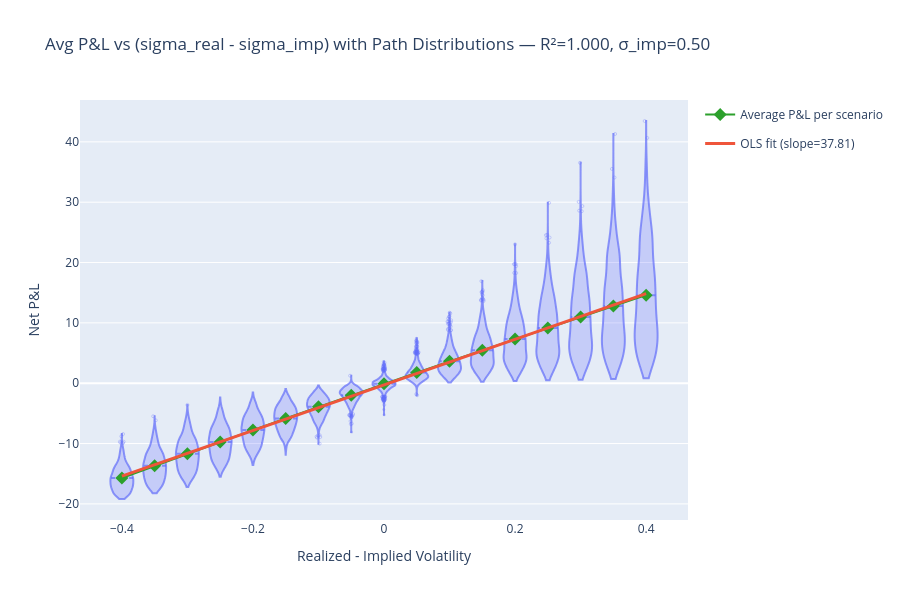

Notebook cell for this chart:
### Markdown cell above
## Sensitivity Heatmap: Realized vs Implied Vol
Average P&L over a grid of (σ_real, σ_imp).

### Code cell
diff_grid = np.linspace(-0.4, 0.4, 17)
sigma_imp_base = 0.5
records = []
all_returns = []

for diff in diff_grid:
    sigma_imp = sigma_imp_base
    sigma_real = sigma_imp + diff
    out = simulate_delta_hedge_paths_mc(
        S0=S0, K=K, r=r, sigma_real=sigma_real, sigma_imp=sigma_imp, T=T,
        n_steps=min(n_steps_default, 300), n_paths=1500, seed=GLOBAL_SEED+5,
        transaction_cost_bps=transaction_cost_bps
    )
    pnl = out['pnl']
    avg_pnl = pnl.mean()
    records.append({
        'sigma_real': sigma_real,
        'sigma_imp': sigma_imp,
        'diff': diff,
        'avg_pnl': avg_pnl
    })
    all_returns.append(
        pd.DataFrame({
            'diff': np.full_like(pnl, diff, dtype=float),
            'pnl': pnl
        })
    )

df = pd.DataFrame(records)
returns_df = pd.concat(all_returns, ignore_index=True)
X = np.vstack([np.ones(len(df)), df['diff'].values]).T
y = df['avg_pnl'].values
beta = np.linalg.lstsq(X, y, rcond=None)[0]
y_hat = X @ beta
residuals = y - y_hat
ss_res = np.sum(residuals**2)
ss_tot = np.sum((y - y.mean())**2)
r_squared = 1 - ss_res / ss_tot if ss_tot > 0 else np.nan

diff_range = np.linspace(df['diff'].min(), df['diff'].max(), 200)
reg_line = beta[0] + beta[1] * diff_range

fig5 = go.Figure()
for diff_value, group in returns_df.groupby('diff', sort=True):
    fig5.add_trace(
        go.Violin(
            x=np.full(len(group), diff_value),
            y=group['pnl'],
            name=f"{diff_value:.3f}",
            spanmode='hard',
            points='suspectedoutliers',
            pointpos=0,
            jitter=0.2,
            scalemode='width',
            width=0.035,
            meanline_visible=True,
            legendgroup='paths',
            fillcolor='rgba(99,110,250,0.25)',
            line=dict(color='rgba(99,110,250,0.7)'),
            marker=dict(size=3, opacity=0.5, color='rgba(99,110,250,0.6)'),
            hovertemplate="Diff=%{x:.3f}<br>P&L=%{y:.2f}<extra></extra>",
            showlegend=False
        )
    )

fig5.add_trace(
    go.Scatter(
        x=df['diff'],
        y=df['avg_pnl'],
        mode='lines+markers',
        name='Average P&L per scenario',
        marker=dict(size=10, color='#2CA02C', symbol='diamond'),
        line=dict(color='#2CA02C', width=2),
        legendgroup='averages',
        hovertemplate="Diff=%{x:.3f}<br>Avg P&L=%{y:.2f}<extra></extra>"
    )
)
fig5.add_trace(
    go.Scatter(
        x=diff_range,
        y=reg_line,
        mode='lines',
        name=f"OLS fit (slope={beta[1]:.2f})",
        line=dict(color='#EF553B', width=3),
        legendgroup='fit',
        hovertemplate="Diff=%{x:.3f}<br>OLS fit=%{y:.2f}<extra></extra>"
    )
)

fig5.update_layout(
    title=(
        "Avg P&L vs (sigma_real - sigma_imp) with Path Distributions "
        f"— R²={r_squared:.3f}, σ_imp={sigma_imp_base:.2f}"
    ),
    width=900,
    height=600,
    xaxis_title='Realized - Implied Volatility',
    yaxis_title='Net P&L',
    hovermode='closest',
    violingap=0.1,
    violinmode='overlay'
    )
fig5.update_xaxes(type='linear')
fig5.show()

### Figure 1 — Plotly figure (JSON) as saved in the notebook; plotly's stock layout.template omitted (floating-point values rounded to 4 significant figures; data arrays with more than 128 entries replaced by an {"elided": "..."} marker saying what was removed)
{"data": [{"fillcolor": "rgba(99,110,250,0.25)", "hovertemplate": "Diff=%{x:.3f}<br>P&L=%{y:.2f}<extra></extra>", "jitter": 0.2, "legendgroup": "paths", "line": {"color": "rgba(99,110,250,0.7)"}, "marker": {"color": "rgba(99,110,250,0.6)", "opacity": 0.5, "size": 3}, "meanline": {"visible": true}, "name": "-0.400", "pointpos": 0, "points": "suspectedoutliers", "scalemode": "width", "showlegend": false, "spanmode": "hard", "type": "violin", "width": 0.035, "x": {"elided": "1500 float values"}, "y": {"elided": "1500 float values"}}, {"fillcolor": "rgba(99,110,250,0.25)", "hovertemplate": "Diff=%{x:.3f}<br>P&L=%{y:.2f}<extra></extra>", "jitter": 0.2, "legendgroup": "paths", "line": {"color": "rgba(99,110,250,0.7)"}, "marker": {"color": "rgba(99,110,250,0.6)", "opacity": 0.5, "size": 3}, "meanline": {"visible": true}, "name": "-0.350", "pointpos": 0, "points": "suspectedoutliers", "scalemode": "width", "showlegend": false, "spanmode": "hard", "type": "violin", "width": 0.035, "x": {"elided": "1500 float values"}, "y": {"elided": "1500 float values"}}, {"fillcolor": "rgba(99,110,250,0.25)", "hovertemplate": "Diff=%{x:.3f}<br>P&L=%{y:.2f}<extra></extra>", "jitter": 0.2, "legendgroup": "paths", "line": {"color": "rgba(99,110,250,0.7)"}, "marker": {"color": "rgba(99,110,250,0.6)", "opacity": 0.5, "size": 3}, "meanline": {"visible": true}, "name": "-0.300", "pointpos": 0, "points": "suspectedoutliers", "scalemode": "width", "showlegend": false, "spanmode": "hard", "type": "violin", "width": 0.035, "x": {"elided": "1500 float values"}, "y": {"elided": "1500 float values"}}, {"fillcolor": "rgba(99,110,250,0.25)", "hovertemplate": "Diff=%{x:.3f}<br>P&L=%{y:.2f}<extra></extra>", "jitter": 0.2, "legendgroup": "paths", "line": {"color": "rgba(99,110,250,0.7)"}, "marker": {"color": "rgba(99,110,250,0.6)", "opacity": 0.5, "size": 3}, "meanline": {"visible": true}, "name": "-0.250", "pointpos": 0, "points": "suspectedoutliers", "scalemode": "width", "showlegend": false, "spanmode": "hard", "type": "violin", "width": 0.035, "x": {"elided": "1500 float values"}, "y": {"elided": "1500 float values"}}, {"fillcolor": "rgba(99,110,250,0.25)", "hovertemplate": "Diff=%{x:.3f}<br>P&L=%{y:.2f}<extra></extra>", "jitter": 0.2, "legendgroup": "paths", "line": {"color": "rgba(99,110,250,0.7)"}, "marker": {"color": "rgba(99,110,250,0.6)", "opacity": 0.5, "size": 3}, "meanline": {"visible": true}, "name": "-0.200", "pointpos": 0, "points": "suspectedoutliers", "scalemode": "width", "showlegend": false, "spanmode": "hard", "type": "violin", "width": 0.035, "x": {"elided": "1500 float values"}, "y": {"elided": "1500 float values"}}, {"fillcolor": "rgba(99,110,250,0.25)", "hovertemplate": "Diff=%{x:.3f}<br>P&L=%{y:.2f}<extra></extra>", "jitter": 0.2, "legendgroup": "paths", "line": {"color": "rgba(99,110,250,0.7)"}, "marker": {"color": "rgba(99,110,250,0.6)", "opacity": 0.5, "size": 3}, "meanline": {"visible": true}, "name": "-0.150", "pointpos": 0, "points": "suspectedoutliers", "scalemode": "width", "showlegend": false, "spanmode": "hard", "type": "violin", "width": 0.035, "x": {"elided": "1500 float values"}, "y": {"elided": "1500 float values"}}, {"fillcolor": "rgba(99,110,250,0.25)", "hovertemplate": "Diff=%{x:.3f}<br>P&L=%{y:.2f}<extra></extra>", "jitter": 0.2, "legendgroup": "paths", "line": {"color": "rgba(99,110,250,0.7)"}, "marker": {"color": "rgba(99,110,250,0.6)", "opacity": 0.5, "size": 3}, "meanline": {"visible": true}, "name": "-0.100", "pointpos": 0, "points": "suspectedoutliers", "scalemode": "width", "showlegend": false, "spanmode": "hard", "type": "violin", "width": 0.035, "x": {"elided": "1500 float values"}, "y": {"elided": "1500 float values"}}, {"fillcolor": "rgba(99,110,250,0.25)", "hovertemplate": "Diff=%{x:.3f}<br>P&L=%{y:.2f}<extra></extra>", "jitter": 0.2, "legendgroup": "paths", "line": {"color": "rgba(99,110,250,0.7)"}, "marker": {"color": "rgba(99,110,250,0.6)", "opacity": 0.5, "size": 3}, "meanline": {"visible": true}, "name": "-0.050", "pointpos": 0, "points": "suspectedoutliers", "scalemode": "width", "showlegend": false, "spanmode": "hard", "type": "violin", "width": 0.035, "x": {"elided": "1500 float values"}, "y": {"elided": "1500 float values"}}, {"fillcolor": "rgba(99,110,250,0.25)", "hovertemplate": "Diff=%{x:.3f}<br>P&L=%{y:.2f}<extra></extra>", "jitter": 0.2, "legendgroup": "paths", "line": {"color": "rgba(99,110,250,0.7)"}, "marker": {"color": "rgba(99,110,250,0.6)", "opacity": 0.5, "size": 3}, "meanline": {"visible": true}, "name": "0.000", "pointpos": 0, "points": "suspectedoutliers", "scalemode": "width", "showlegend": false, "spanmode": "hard", "type": "violin", "width": 0.035, "x": {"elided": "1500 float values"}, "y": {"elided": "1500 float values"}}, {"fillcolor": "rgba(99,110,250,0.25)", "hovertemplate": "Diff=%{x:.3f}<br>P&L=%{y:.2f}<extra></extra>", "jitter": 0.2, "legendgroup": "paths", "line": {"color": "rgba(99,110,250,0.7)"}, "marker": {"color": "rgba(99,110,250,0.6)", "opacity": 0.5, "size": 3}, "meanline": {"visible": true}, "name": "0.050", "pointpos": 0, "points": "suspectedoutliers", "scalemode": "width", "showlegend": false, "spanmode": "hard", "type": "violin", "width": 0.035, "x": {"elided": "1500 float values"}, "y": {"elided": "1500 float values"}}, {"fillcolor": "rgba(99,110,250,0.25)", "hovertemplate": "Diff=%{x:.3f}<br>P&L=%{y:.2f}<extra></extra>", "jitter": 0.2, "legendgroup": "paths", "line": {"color": "rgba(99,110,250,0.7)"}, "marker": {"color": "rgba(99,110,250,0.6)", "opacity": 0.5, "size": 3}, "meanline": {"visible": true}, "name": "0.100", "pointpos": 0, "points": "suspectedoutliers", "scalemode": "width", "showlegend": false, "spanmode": "hard", "type": "violin", "width": 0.035, "x": {"elided": "1500 float values"}, "y": {"elided": "1500 float values"}}, {"fillcolor": "rgba(99,110,250,0.25)", "hovertemplate": "Diff=%{x:.3f}<br>P&L=%{y:.2f}<extra></extra>", "jitter": 0.2, "legendgroup": "paths", "line": {"color": "rgba(99,110,250,0.7)"}, "marker": {"color": "rgba(99,110,250,0.6)", "opacity": 0.5, "size": 3}, "meanline": {"visible": true}, "name": "0.150", "pointpos": 0, "points": "suspectedoutliers", "scalemode": "width", "showlegend": false, "spanmode": "hard", "type": "violin", "width": 0.035, "x": {"elided": "1500 float values"}, "y": {"elided": "1500 float values"}}, {"fillcolor": "rgba(99,110,250,0.25)", "hovertemplate": "Diff=%{x:.3f}<br>P&L=%{y:.2f}<extra></extra>", "jitter": 0.2, "legendgroup": "paths", "line": {"color": "rgba(99,110,250,0.7)"}, "marker": {"color": "rgba(99,110,250,0.6)", "opacity": 0.5, "size": 3}, "meanline": {"visible": true}, "name": "0.200", "pointpos": 0, "points": "suspectedoutliers", "scalemode": "width", "showlegend": false, "spanmode": "hard", "type": "violin", "width": 0.035, "x": {"elided": "1500 float values"}, "y": {"elided": "1500 float values"}}, {"fillcolor": "rgba(99,110,250,0.25)", "hovertemplate": "Diff=%{x:.3f}<br>P&L=%{y:.2f}<extra></extra>", "jitter": 0.2, "legendgroup": "paths", "line": {"color": "rgba(99,110,250,0.7)"}, "marker": {"color": "rgba(99,110,250,0.6)", "opacity": 0.5, "size": 3}, "meanline": {"visible": true}, "name": "0.250", "pointpos": 0, "points": "suspectedoutliers", "scalemode": "width", "showlegend": false, "spanmode": "hard", "type": "violin", "width": 0.035, "x": {"elided": "1500 float values"}, "y": {"elided": "1500 float values"}}, {"fillcolor": "rgba(99,110,250,0.25)", "hovertemplate": "Diff=%{x:.3f}<br>P&L=%{y:.2f}<extra></extra>", "jitter": 0.2, "legendgroup": "paths", "line": {"color": "rgba(99,110,250,0.7)"}, "marker": {"color": "rgba(99,110,250,0.6)", "opacity": 0.5, "size": 3}, "meanline": {"visible": true}, "name": "0.300", "pointpos": 0, "points": "suspectedoutliers", "scalemode": "width", "showlegend": false, "spanmode": "hard", "type": "violin", "width": 0.035, "x": {"elided": "1500 float values"}, "y": {"elided": "1500 float values"}}, {"fillcolor": "rgba(99,110,250,0.25)", "hovertemplate": "Diff=%{x:.3f}<br>P&L=%{y:.2f}<extra></extra>", "jitter": 0.2, "legendgroup": "paths", "line": {"color": "rgba(99,110,250,0.7)"}, "marker": {"color": "rgba(99,110,250,0.6)", "opacity": 0.5, "size": 3}, "meanline": {"visible": true}, "name": "0.350", "pointpos": 0, "points": "suspectedoutliers", "scalemode": "width", "showlegend": false, "spanmode": "hard", "type": "violin", "width": 0.035, "x": {"elided": "1500 float values"}, "y": {"elided": "1500 float values"}}, {"fillcolor": "rgba(99,110,250,0.25)", "hovertemplate": "Diff=%{x:.3f}<br>P&L=%{y:.2f}<extra></extra>", "jitter": 0.2, "legendgroup": "paths", "line": {"color": "rgba(99,110,250,0.7)"}, "marker": {"color": "rgba(99,110,250,0.6)", "opacity": 0.5, "size": 3}, "meanline": {"visible": true}, "name": "0.400", "pointpos": 0, "points": "suspectedoutliers", "scalemode": "width", "showlegend": false, "spanmode": "hard", "type": "violin", "width": 0.035, "x": {"elided": "1500 float values"}, "y": {"elided": "1500 float values"}}, {"hovertemplate": "Diff=%{x:.3f}<br>Avg P&L=%{y:.2f}<extra></extra>", "legendgroup": "averages", "line": {"color": "#2CA02C", "width": 2}, "marker": {"color": "#2CA02C", "size": 10, "symbol": "diamond"}, "mode": "lines+markers", "name": "Average P&L per scenario", "type": "scatter", "x": [-0.4, -0.35, -0.3, -0.25, -0.2, -0.15, -0.1, -0.05, 0.0, 0.05, 0.1, 0.15, 0.2, 0.25, 0.3, 0.35, 0.4], "y": [-15.7, -13.7, -11.7, -9.73, -7.772, -5.831, -3.908, -2.001, -0.1109, 1.762, 3.621, 5.471, 7.314, 9.149, 10.98, 12.79, 14.59]}, {"hovertemplate": "Diff=%{x:.3f}<br>OLS fit=%{y:.2f}<extra></extra>", "legendgroup": "fit", "line": {"color": "#EF553B", "width": 3}, "mode": "lines", "name": "OLS fit (slope=37.81)", "type": "scatter", "x": {"elided": "200 float values"}, "y": {"elided": "200 float values"}}], "layout": {"height": 600, "hovermode": "closest", "title": {"text": "Avg P&L vs (sigma_real - sigma_imp) with Path Distributions — R²=1.000, σ_imp=0.50"}, "violingap": 0.1, "violinmode": "overlay", "width": 900, "xaxis": {"title": {"text": "Realized - Implied Volatility"}, "type": "linear"}, "yaxis": {"title": {"text": "Net P&L"}}}}
